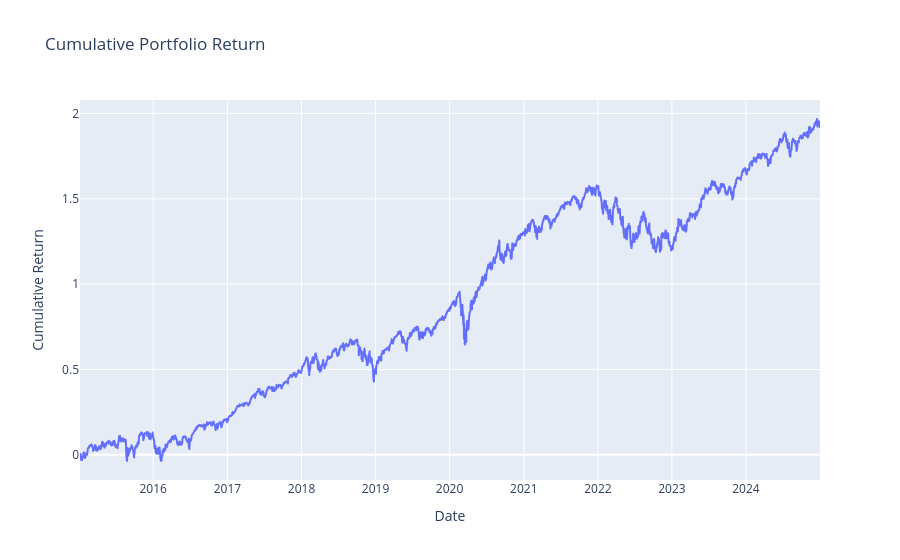

Notebook cell for this chart:
### Markdown cell above
# Exploratory Data Analysis

### Code cell
# Cummulative Portfolio Return Plot
df_cum = df.copy()
df_cum['Cumulative Portfolio Return'] = df_cum['Portfolio Return'].cumsum()
fig1 = px.line(df_cum, x=df_cum.index, y='Cumulative Portfolio Return',
               title='Cumulative Portfolio Return')
fig1.update_layout(xaxis_title='Date', yaxis_title='Cumulative Return')
fig1.show()

# Cummulative Factor Returns
df[['MKT', 'SMB', 'HML', 'RMW', 'CMA']].cumsum().plot(figsize=(12, 6), title='Cumulative Fama-French Factor Returns')
plt.ylabel('Cumulative Return')
plt.grid(True)
plt.show()

### Figure 1 — Plotly figure (JSON) as saved in the notebook; plotly's stock layout.template omitted (floating-point values rounded to 4 significant figures; data arrays with more than 128 entries replaced by an {"elided": "..."} marker saying what was removed)
{"data": [{"hovertemplate": "Date=%{x}<br>Cumulative Portfolio Return=%{y}<extra></extra>", "legendgroup": "", "line": {"color": "#636efa", "dash": "solid"}, "marker": {"symbol": "circle"}, "mode": "lines", "name": "", "showlegend": false, "type": "scattergl", "x": {"elided": "2515 str values"}, "xaxis": "x", "y": {"elided": "2515 float values"}, "yaxis": "y"}], "layout": {"legend": {"tracegroupgap": 0}, "title": {"text": "Cumulative Portfolio Return"}, "xaxis": {"anchor": "y", "domain": [0, 1], "title": {"text": "Date"}}, "yaxis": {"anchor": "x", "domain": [0, 1], "title": {"text": "Cumulative Return"}}}}
